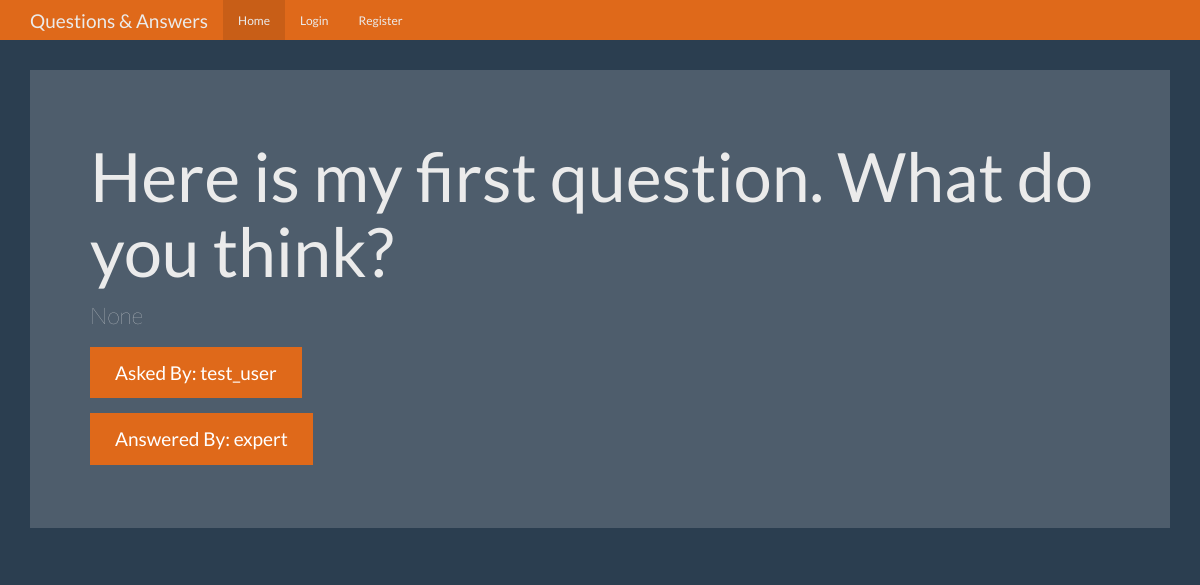
Before: /question/1 with the older database file.
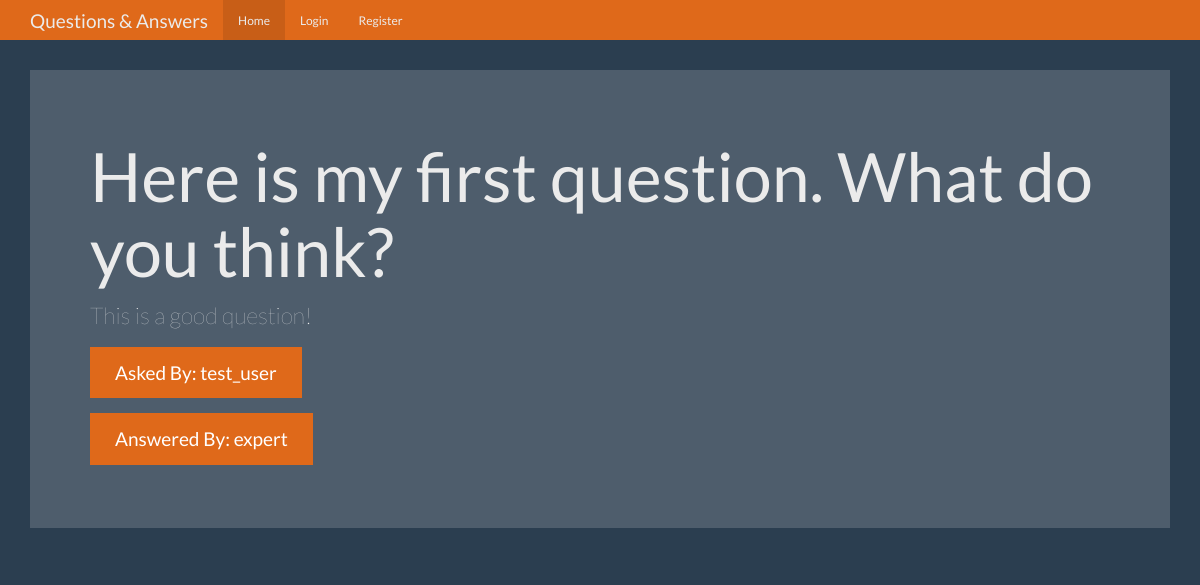
After: the same page with the newer database file.
### tables this page shows
CREATE TABLE questions(
  id integer primary key autoincrement,
  question_text text not null,
  answer_text text,
  asked_by_id integer not null,
  expert_id integer not null
);

### app.py (the view)
@app.route('/question/<question_id>')
def question(question_id):
  user = get_current_user()
  db = get_db()
  question_cur = db.execute('''select questions.question_text,
                                questions.answer_text,
                                askers.name as asker_name,
                                experts.name as expert_name
                            from questions
                              join users as askers on questions.asked_by_id = askers.id
                              join users as experts on questions.expert_id = experts.id
                            where questions.id = ?''',
                            [question_id])
  question_results = question_cur.fetchone()
  return render_template('question.html', user=user, question=question_results)

### app.py (called while the page is built)
def get_current_user():
  user_result = None
  if 'user' in session:
    user = session['user']
    db = get_db()
    user_cur = db.execute('select id, name, password, expert, admin from users where name = ?', [user])
    user_result = user_cur.fetchone()
  return user_result

### database.py (called while the page is built)
def connect_db():
  sql = sqlite3.connect('./question.db')
  sql.row_factory = sqlite3.Row
  return sql

def get_db():
  if not hasattr(g, 'sqlite_db'):
    g.sqlite_db = connect_db()
  return g.sqlite_db

### templates/question.html (shortened to what this page needs)
<!DOCTYPE html>
<html lang="en">
  <head>
    <link href="{{ url_for('static', filename='bootstrap.min.css') }}" rel="stylesheet">
    <link href="{{url_for('static', filename='theme.css') }}" rel="stylesheet">
  </head>
  <body>
    <nav class="navbar navbar-inverse navbar-fixed-top">
      <div class="container">
        <div class="navbar-header">
          <a class="navbar-brand" href="#">Questions & Answers</a>
        </div>
        <div id="navbar" class="navbar-collapse collapse">
          <ul class="nav navbar-nav">
            <li class="active"><a href="{{ url_for('index') }}">Home</a></li>
            {% if not user %}
            <li><a href="{{ url_for('login') }}">Login</a></li>
            <li><a href="{{ url_for('register') }}">Register</a></li>
            {% endif %}
          </ul>
        </div>
      </div>
    </nav>
    <div class="container theme-showcase" role="main">
      <div class="jumbotron">
        <h1>{{ question['question_text'] }}</h1>
        <p>{{ question['answer_text'] }}</p>
        <p><a class="btn btn-primary btn-lg">Asked By: {{ question['asker_name'] }}</a></p>
        <p><a class="btn btn-primary btn-lg">Answered By: {{ question['expert_name'] }}</a></p>
      </div>
    </div>
  </body>
</html>

Changed rows visible on the page:
changed questions "Here is my first question. What do you think?": answer_text (not shown) → "This is a good question!"
Other visible differences:
{{ question['answer_text'] }}: "None" → (not shown)
